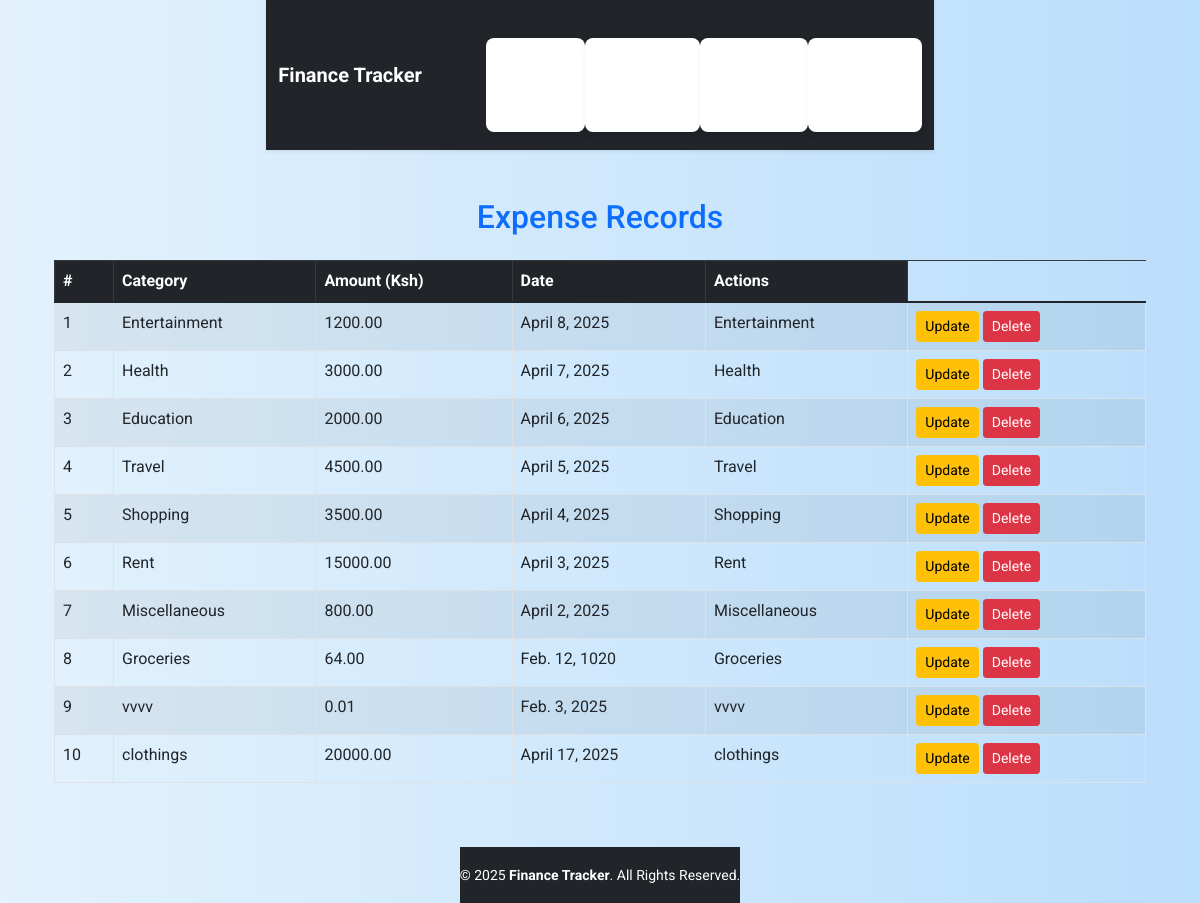
Page /expense/ on the committed database.
### tracker/models.py (models this page shows, shortened)
class Expense(models.Model):
    category = models.CharField(max_length=100)
    amount = models.DecimalField(max_digits=10, decimal_places=2)
    date = models.DateField()
    description = models.TextField(blank=True, null=True)

### tracker/views.py (the view)
# urls.py: path('expense/', views.expense_list, name='expense_list'),
def expense_list(request):
    expenses = Expense.objects.all()
    return render(request, 'tracker/expense_list.html', {'expenses': expenses})

### tracker/templates/tracker/expense_list.html (shortened to what this page needs)
{% extends "base.html" %}
{% block content %}
<div class="container">
    <h2 class="text-center text-primary mb-4">Expense Records</h2>
    {% if expenses %}
        <div class="table-responsive">
            <table class="table table-striped table-bordered">
                <thead class="table-dark">
                    <tr>
                        <th>#</th>
                        <th>Category</th>
                        <th>Amount (Ksh)</th>
                        <th>Date</th>
                        <th>Actions</th>
                    </tr>
                </thead>
                <tbody>
                    {% for expense in expenses %}
                        <tr>
                            <td>{{ forloop.counter }}</td>
                            <td>{{ expense.category }}</td>
                            <td>{{ expense.amount }}</td>
                            <td>{{ expense.date }}</td>
                            <td>{{expense.category}}</td>
                            <td>
                               <a href="{% url 'tracker:update_expense' expense.id %}" class="btn btn-warning btn-sm">Update</a>
                               <a href="{% url 'tracker:delete_expense' expense.id %}" class="btn btn-danger btn-sm">Delete</a>
                          </td>
                        </tr>
                    {% endfor %}
                </tbody>
            </table>
        </div>
    {% else %}
        <div class="alert alert-warning text-center" role="alert">
            No expense records found.
        </div>
    {% endif %}
</div>
{% endblock %}

### tracker/static/style.css (style rules this page uses)
body { font-family: "Poppins", Arial, sans-serif; margin: 0; padding: 0; background: linear-gradient(to right, #e3f2fd, #bbdefb); color: #333; display: flex; flex-direction: column; align-items: center; }

### rows in the picture
Expense: category "Entertainment", amount "1200.00", date "April 8, 2025"
Expense: category "Health", amount "3000.00", date "April 7, 2025"
Expense: category "Education", amount "2000.00", date "April 6, 2025"
Expense: category "Travel", amount "4500.00", date "April 5, 2025"
Expense: category "Shopping", amount "3500.00", date "April 4, 2025"
Expense: category "Rent", amount "15000.00", date "April 3, 2025"
Expense: category "Miscellaneous", amount "800.00", date "April 2, 2025"
Expense: category "Groceries", amount "64.00", date "Feb. 12, 1020"
Expense: category "vvvv", amount "0.01", date "Feb. 3, 2025"
Expense: category "clothings", amount "20000.00", date "April 17, 2025"
